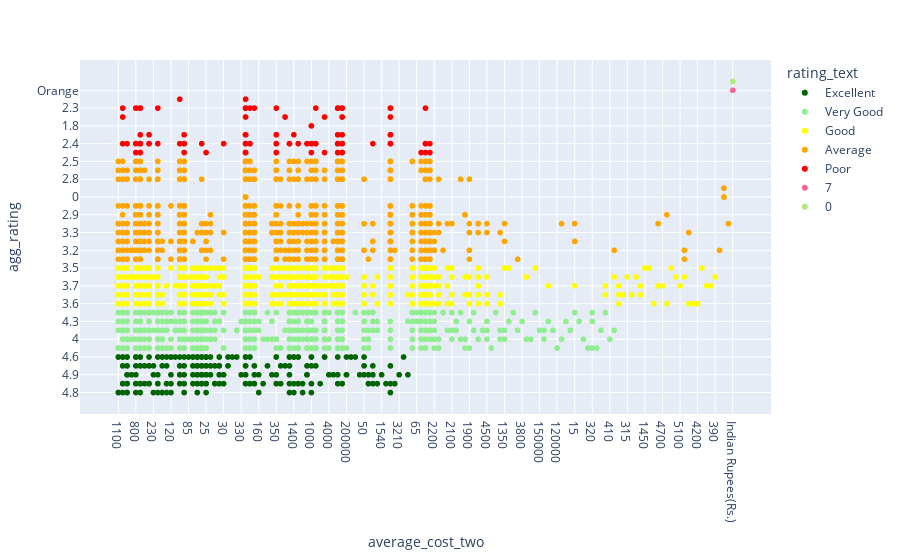

The cell this chart's notebook holds for it:
### Markdown cell above
All the ‘Not Rated’ restaurants come from cities in the National Capital Region. This is not unusual as majority of restaurants in the dataset belong to this region.

### Code cell
#Relationship between Avg.cost and Ratings
color_map={'Excellent': 'darkgreen',
 'Very Good': 'lightgreen',
 'Average': 'orange',
 'Poor': 'red',
 'Not rated': 'lightgray',
 'Good': 'yellow'}
fig7= px.scatter(df2[df2["rating_text"]!="Not rated"], x='average_cost_two', y='agg_rating',
                color = 'rating_text',
                color_discrete_map=color_map)
fig7.show()

### Figure 1 — Plotly figure (JSON) as saved in the notebook; plotly's stock layout.template omitted (floating-point values rounded to 4 significant figures; data arrays with more than 128 entries replaced by an {"elided": "..."} marker saying what was removed)
{"data": [{"hovertemplate": "rating_text=Excellent<br>average_cost_two=%{x}<br>agg_rating=%{y}<extra></extra>", "legendgroup": "Excellent", "marker": {"color": "darkgreen", "symbol": "circle"}, "mode": "markers", "name": "Excellent", "showlegend": true, "type": "scattergl", "x": {"elided": "301 str values"}, "xaxis": "x", "y": {"elided": "301 str values"}, "yaxis": "y"}, {"hovertemplate": "rating_text=Very Good<br>average_cost_two=%{x}<br>agg_rating=%{y}<extra></extra>", "legendgroup": "Very Good", "marker": {"color": "lightgreen", "symbol": "circle"}, "mode": "markers", "name": "Very Good", "showlegend": true, "type": "scattergl", "x": {"elided": "1079 str values"}, "xaxis": "x", "y": {"elided": "1079 str values"}, "yaxis": "y"}, {"hovertemplate": "rating_text=Good<br>average_cost_two=%{x}<br>agg_rating=%{y}<extra></extra>", "legendgroup": "Good", "marker": {"color": "yellow", "symbol": "circle"}, "mode": "markers", "name": "Good", "showlegend": true, "type": "scattergl", "x": {"elided": "2098 str values"}, "xaxis": "x", "y": {"elided": "2098 str values"}, "yaxis": "y"}, {"hovertemplate": "rating_text=Average<br>average_cost_two=%{x}<br>agg_rating=%{y}<extra></extra>", "legendgroup": "Average", "marker": {"color": "orange", "symbol": "circle"}, "mode": "markers", "name": "Average", "showlegend": true, "type": "scattergl", "x": {"elided": "3760 str values"}, "xaxis": "x", "y": {"elided": "3760 str values"}, "yaxis": "y"}, {"hovertemplate": "rating_text=Poor<br>average_cost_two=%{x}<br>agg_rating=%{y}<extra></extra>", "legendgroup": "Poor", "marker": {"color": "red", "symbol": "circle"}, "mode": "markers", "name": "Poor", "showlegend": true, "type": "scattergl", "x": {"elided": "186 str values"}, "xaxis": "x", "y": {"elided": "186 str values"}, "yaxis": "y"}, {"hovertemplate": "rating_text=7<br>average_cost_two=%{x}<br>agg_rating=%{y}<extra></extra>", "legendgroup": "7", "marker": {"color": "#FF6692", "symbol": "circle"}, "mode": "markers", "name": "7", "showlegend": true, "type": "scattergl", "x": ["Indian Rupees(Rs.)"], "xaxis": "x", "y": ["Orange"], "yaxis": "y"}, {"hovertemplate": "rating_text=0<br>average_cost_two=%{x}<br>agg_rating=%{y}<extra></extra>", "legendgroup": "0", "marker": {"color": "#B6E880", "symbol": "circle"}, "mode": "markers", "name": "0", "showlegend": true, "type": "scattergl", "x": ["Indian Rupees(Rs.)"], "xaxis": "x", "y": ["White"], "yaxis": "y"}], "layout": {"legend": {"title": {"text": "rating_text"}, "tracegroupgap": 0}, "margin": {"t": 60}, "xaxis": {"anchor": "y", "domain": [0, 1], "title": {"text": "average_cost_two"}}, "yaxis": {"anchor": "x", "domain": [0, 1], "title": {"text": "agg_rating"}}}}
